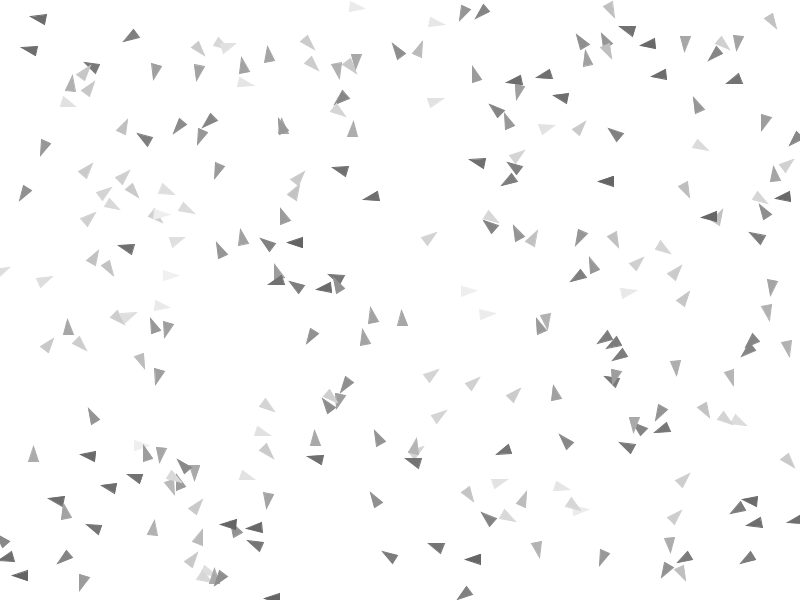
Frame 1 (no input)
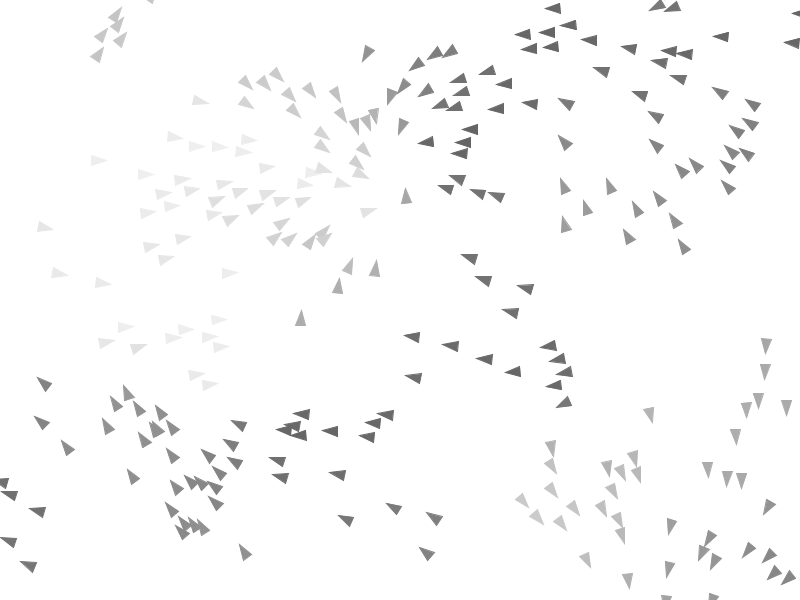
Frame 60 (the mouse pressed at the canvas centre just before this capture)
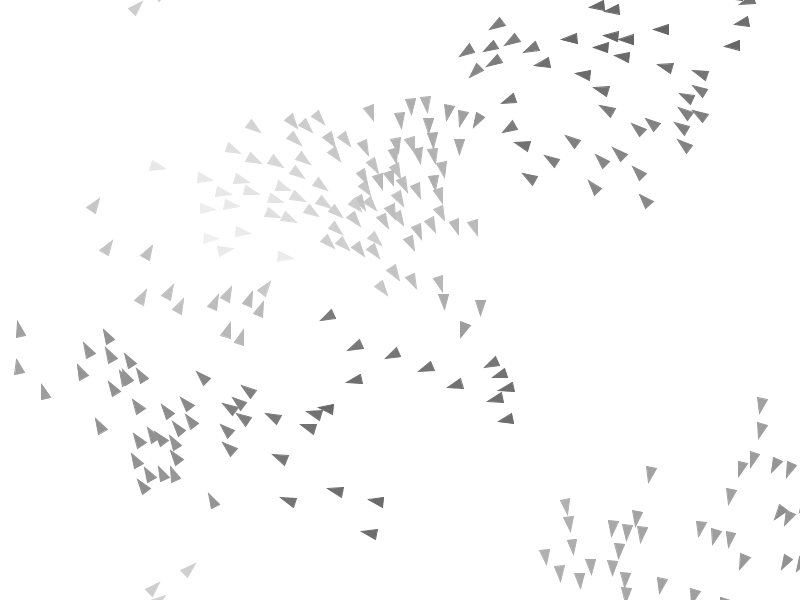
Frame 120 (the mouse held since frame 60 and released just before this capture)

The Processing sketch that drew these frames (run headless with seeded random() and noise(); from frame 60 on, the mouse is pressed at the canvas centre):

// Processing sketch: boids
// ── boids.pde
ArrayList<Boid> boids;
Boid b;

void setup() {
    size(800, 600);

    boids = new ArrayList<Boid>();

    for (int i = 0; i < 250; i++) {
        b = new Boid(random(0, width), random(0, height), random(-2, 2), random(-2, 2));

        boids.add(b);
    }
}

void draw() {
    background(255);

    for (int i = 0; i < boids.size(); i++) {
        b = boids.get(i);
        b.flock(boids);
    }

    for (int i = 0; i < boids.size(); i++) {
        b = boids.get(i);
        b.update();
        b.draw();
    }
}

// ── Boid.pde
class Boid {
    PVector position = new PVector();
    PVector velocity = new PVector();
    PVector acceleration = new PVector();
    float maxForce = 0.05;
    float maxSpeed = 1.0;
    int borderLimit = 10;
    int separationRadius = 15;
    int cohesionRadius = 60;
    int alignmentRadius = 50;
    int mouseAttractionRadius = 300;
    int mouseRepulsionRadius = 300;
    int myColor = 0;

    Boid(float pX, float pY, float vX, float vY) {
        position.x = pX;
        position.y = pY;
        velocity.x = vX;
        velocity.y = vY;
    }

    void draw() {
        float theta = velocity.heading();

        if (theta >= 0) {
            myColor = round(map(theta, 0, PI, 240, 100));
        } else {
            myColor = round(map(theta, 0, -PI, 240, 100));
        }

        fill(myColor);
        stroke(myColor);

        pushMatrix();
        translate(position.x, position.y);
        rotate(theta);
        beginShape(TRIANGLES);
        vertex(-7, -5);
        vertex(8, 0);
        vertex(-7, 5);
        endShape();
        popMatrix();
    }

    void limit() {
        if (position.x < -borderLimit) {
            position.x = width + borderLimit;
        }

        if (position.x > width + borderLimit) {
            position.x = -borderLimit;
        }

        if (position.y < -borderLimit) {
            position.y = height + borderLimit;
        }

        if (position.y > height + borderLimit) {
            position.y = -borderLimit;
        }
    }

    void addForce(PVector force) {
        acceleration.add(force);
    }

    void resetAcceleration() {
        acceleration = new PVector();
    }

    void flock(ArrayList<Boid> boids) {
        PVector force;
        float distance = 0;

        distance = dist(mouseX, mouseY, this.position.x, this.position.y);

        if (mousePressed && mouseButton == LEFT && distance <= mouseAttractionRadius) {
            force = mouseAttraction();
            force.mult(10);
            addForce(force);
        }

        if (mousePressed && mouseButton == RIGHT && distance <= mouseRepulsionRadius) {
            force = mouseRepulsion();
            force.mult(10);
            addForce(force);
        }

        force = cohesion(boids);
        force.mult(1);
        addForce(force);

        force = separation(boids);
        force.mult(3);
        addForce(force);

        force = alignment(boids);
        force.mult(1);
        addForce(force);
    }

    PVector mouseAttraction() {
        PVector force = new PVector();

        force = seek(new PVector(mouseX, mouseY));

        return force;
    }

    PVector mouseRepulsion() {
        PVector force = new PVector();

        force = leave(new PVector(mouseX, mouseY));

        return force;
    }

    PVector leave(PVector target) {
        PVector force;
        force = seek(target);
        force.x = -force.x;
        force.y = -force.y;

        return force;
    }

    PVector seek(PVector target) {
        PVector desired = PVector.sub(target, position);
        desired.normalize();
        desired.mult(maxSpeed);

        PVector force = PVector.sub(desired, velocity);
        force.limit(maxForce);

        return force;
    }

    PVector getCenter(ArrayList<Boid> boids, int minRadius, int maxRadius) {
        PVector center = new PVector();
        int count = 0;
        float distance = 0;

        for (int i = 0; i < boids.size(); i++) {
            b = boids.get(i);
            distance = dist(b.position.x, b.position.y, this.position.x, this.position.y);

            if (distance > minRadius && distance < maxRadius) {
                center.x = center.x + b.position.x;
                center.y = center.y + b.position.y;
                count++;
            }
        }

        if (count > 0) {
            center.x = center.x / count;
            center.y = center.y / count;

            return center;
        }

        return null;
    }

    PVector cohesion(ArrayList<Boid> boids) {
        PVector center = getCenter(boids, separationRadius, cohesionRadius);

        if (center != null) {
            return seek(center);
        }

        return new PVector();
    }

    PVector separation(ArrayList<Boid> boids) {
        PVector center = getCenter(boids, 0, separationRadius);

        if (center != null) {
            return leave(center);
        }

        return new PVector();
    }

    PVector alignment(ArrayList<Boid> boids) {
        PVector direction = new PVector();
        PVector force = new PVector();
        int count = 0;
        float distance;

        for (int i = 0; i < boids.size(); i++) {
            b = boids.get(i);
            distance = dist(b.position.x, b.position.y, this.position.x, this.position.y);

            if (distance > separationRadius && distance < alignmentRadius) {
                direction.x = direction.x + b.velocity.x;
                direction.y = direction.y + b.velocity.y;
                count++;
            }
        }

        if (count > 0) {
            direction.x = direction.x / count;
            direction.y = direction.y / count;

            force = PVector.sub(direction, velocity);

            return direction;
        }

        return force;
    }

    void update() {
        velocity.add(acceleration);
        velocity.limit(maxSpeed);

        position.add(velocity);
        limit();
        resetAcceleration();
    }
}
